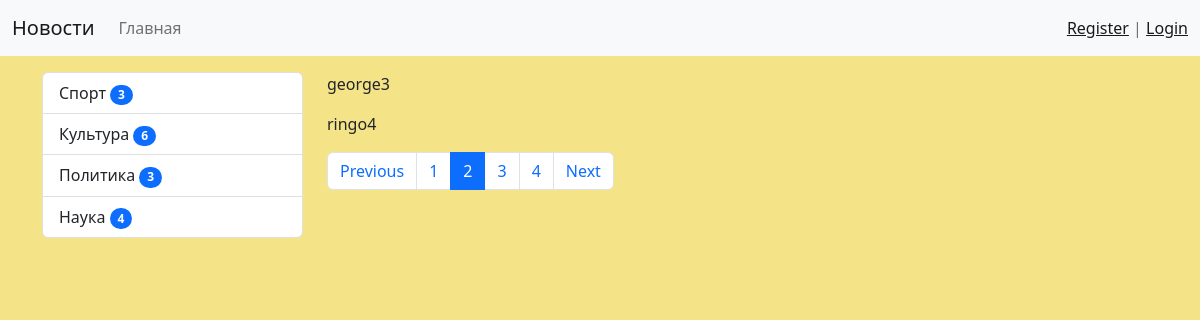
Page /test/?page=2 on the committed database.
### news/models.py (models this page shows, shortened)
class Category(models.Model):
    title = models.CharField(max_length=150, db_index=True, verbose_name='Наименование категории')
    def get_absolute_url(self):
        return reverse('category', kwargs={"category_id": self.pk})
    class Meta:
        verbose_name = 'Категория'
        verbose_name_plural = 'Категории'
        ordering = ['title']

### news/views.py (the view)
# urls.py: path('test/', test, name='test'),
def test(request):
    objects = ['john1', 'paul2', 'george3', 'ringo4','john5', 'paul6', 'george7']
    paginator = Paginator(objects, 2)
    page_num = request.GET.get('page', 1)
    page_objects = paginator.get_page(page_num)
    return render(request, 'news/test.html', {'page_obj': page_objects})

### news/templatetags/news_tags.py (called while the page is built)
@register.inclusion_tag('news/list_categories.html')
def show_categories(arg1='Hello', arg2='world'):
    categories = Category.objects.annotate(cnt=Count('news', filter=F('news__is_published'))).filter(cnt__gt=0)
    return {"categories": categories, "arg1": arg1, "arg2": arg2}

### news/templates/news/test.html (shortened to what this page needs)
{% extends 'base.html' %}
{% block sidebar %}
  {% include 'inc/_sidebar.html' %}
{% endblock %}
{% block content %}
    {% for name in page_obj.object_list %}
        <p>{{ name }}</p>
    {% endfor %}
{% endblock %}

### news/templates/news/list_categories.html
<div class="list-group">
    {% for item in categories %}
      <a href="{{ item.get_absolute_url }}" class="list-group-item list-group-item-action">{{ item.title }}  <span class="badge bg-primary rounded-pill">{{ item.cnt }}</span></a>
    {% endfor %}
</div>

### mysite/static/css/style.css (style rules this page uses)
body { background-color: rgb(245, 227, 135); }

### rows in the picture
Category: title "Спорт", cnt "3"
Category: title "Культура", cnt "6"
Category: title "Политика", cnt "3"
Category: title "Наука", cnt "4"

### other values in the picture
{{ name }} "george3" "ringo4"
{{ p }} "1" "3" "4"
{{ p }} "2"
